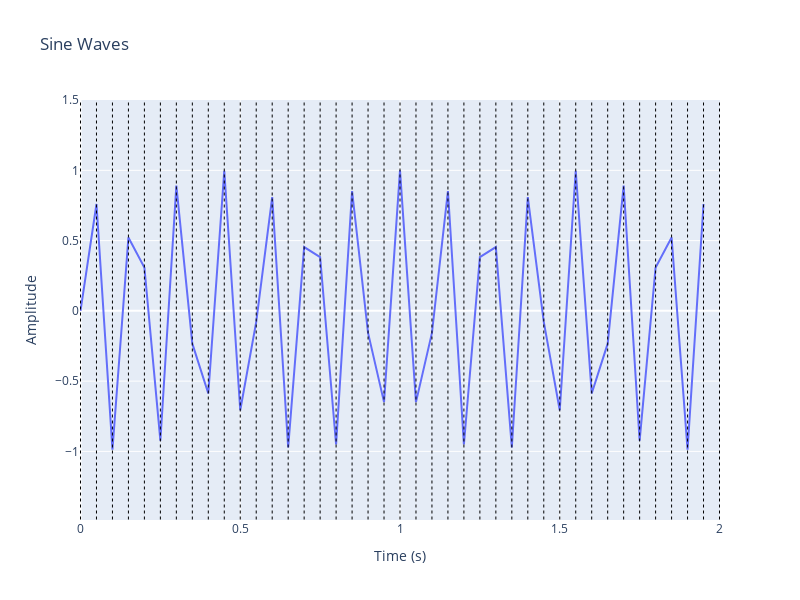
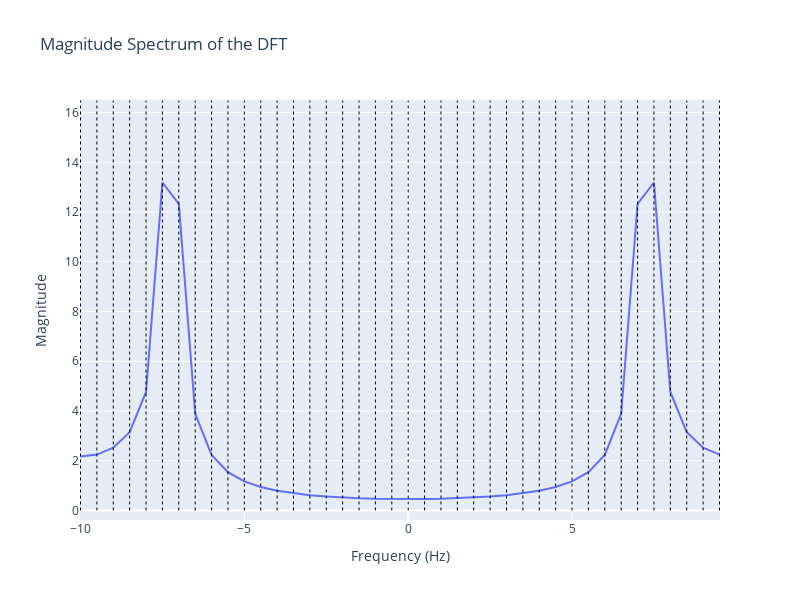
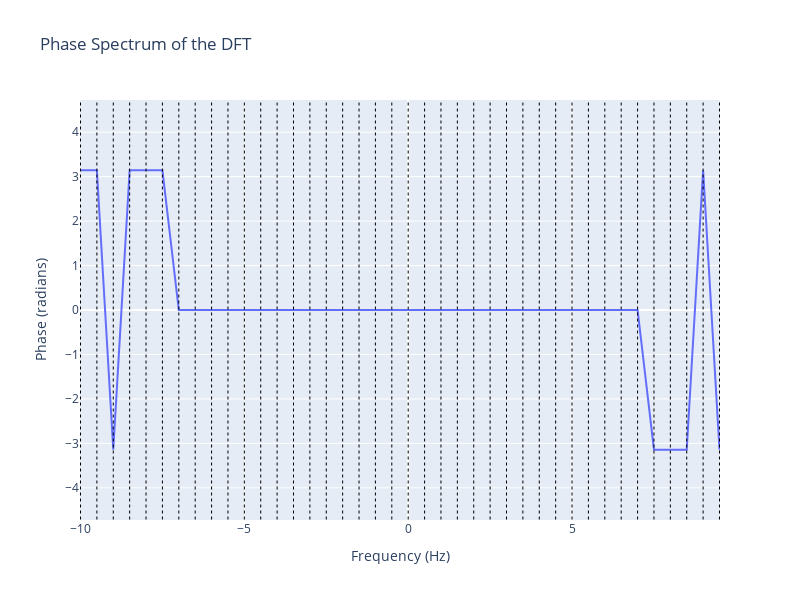

Notebook source saved alongside these figures, in order:
### Markdown cell above
##### In the following code, we visually demonstrate the effect of sampling on the Discrete Fourier Transform (DFT) by using a sine wave as an example. Additionally, users have the option to analyze a second sine wave, or a waveform generated through amplitude modulation (AM), frequency modulation (FM), or the sum of both sine waves, for reference. Dotted lines in the plots represent the time steps or sampling intervals.

1. **Explore the effects of aliasing and oversampling** on the waveform in the time domain and its corresponding DFT in the frequency domain.
2. **Compare the sampling rate (SR) and Nyquist frequency** with the number of available sample points within the DFT to understand their relationships.
3. **Investigate what affects the frequency resolution more** - is it the sampling rate or the total length of the signal?
4. **Observe the amplitude and phase information** captured in the DFT and understand how they correspond to the properties of the original signal.

### Some interesting setups to try:

1. **Observing the Phase Spectrum to Detect Aliasing:**

    ```python
    n = 0.05  # Time step
    t_max = 2.0  # Maximum time
    selected_waveforms = ['sine1', 'sine2']  # Waveforms to show: 'sine1', 'sine2', 'am', 'fm', 'sum'
    amp1, freq1, phase1 = 1.0, 9.0, 0  # Parameters for sine wave 1
    amp2, freq2, phase2 = 1.0, 11.0, np.pi  # Parameters for sine wave 2
    ```
    The Waveform and Magnitude are similar, but the Phase Spectrum shows significant differences. The Phase Spectrum can be used to detect aliasing!

<br>

2. **When the Parameters of Both Sine Waves are Identical:**

    ```python
    n = 0.05  # Time step
    t_max = 2.0  # Maximum time
    selected_waveforms = ['sine1', 'sine2']  # Waveforms to show: 'sine1', 'sine2', 'am', 'fm', 'sum'
    amp1, freq1, phase1 = 1.0, 9.0, 0  # Parameters for sine wave 1
    amp2, freq2, phase2 = 1.0, 9.0, 0  # Parameters for sine wave 2
    ```

    This produces no difference in the waveforms or spectra.
    
3. Sampling resolution too low?
    
    ```python
    n = 0.05  # Time step
    t_max = 2.0  # Maximum time
    selected_waveforms = ['sine1']  # Waveforms to show: 'sine1', 'sine2', 'am', 'fm', 'sum'
    amp1, freq1, phase1 = 1.0, 7.25, 0  # Parameters for sine wave 1
    ```

### Code cell
import numpy as np
from wave_sampling import plot_waveforms

# Define parameters
n = 0.05  # Time step
t_max = 2.0  # Maximum time
selected_waveforms = ['sine1']  # Waveforms to show: 'sine1', 'sine2', 'am', 'fm', 'sum'
amp1, freq1, phase1 = 1.0, 7.25, 0*np.pi/2  # Parameters for sine wave 1
amp2, freq2, phase2 = 1.0, 5.0, 2*np.pi/2  # Parameters for sine wave 2

# Call function with parameters
plot_waveforms(n=n, t_max=t_max, selected_waveforms=selected_waveforms, 
               amp1=amp1, freq1=freq1, phase1=phase1, 
               amp2=amp2, freq2=freq2, phase2=phase2)

### Figure 1 — Plotly figure (JSON) as saved in the notebook; plotly's stock layout.template omitted (floating-point values rounded to 4 significant figures)
{"data": [{"mode": "lines", "name": "sine1", "type": "scatter", "x": [0, 0.05, 0.1, 0.15, 0.2, 0.25, 0.3, 0.35, 0.4, 0.45, 0.5, 0.55, 0.6, 0.65, 0.7, 0.75, 0.8, 0.85, 0.9, 0.95, 1, 1.05, 1.1, 1.15, 1.2, 1.25, 1.3, 1.35, 1.4, 1.45, 1.5, 1.55, 1.6, 1.65, 1.7, 1.75, 1.8, 1.85, 1.9, 1.95], "y": [0, 0.7604, -0.9877, 0.5225, 0.309, -0.9239, 0.891, -0.2334, -0.5878, 0.9969, -0.7071, -0.07846, 0.809, -0.9724, 0.454, 0.3827, -0.9511, 0.8526, -0.1564, -0.6494, 1, -0.6494, -0.1564, 0.8526, -0.9511, 0.3827, 0.454, -0.9724, 0.809, -0.07846, -0.7071, 0.9969, -0.5878, -0.2334, 0.891, -0.9239, 0.309, 0.5225, -0.9877, 0.7604]}], "layout": {"autosize": false, "height": 600, "legend": {"x": 0, "y": 1}, "shapes": [{"line": {"color": "Black", "dash": "dot", "width": 1}, "type": "line", "x0": 0, "x1": 0, "y0": -1.485, "y1": 1.497}, {"line": {"color": "Black", "dash": "dot", "width": 1}, "type": "line", "x0": 0.05, "x1": 0.05, "y0": -1.485, "y1": 1.497}, {"line": {"color": "Black", "dash": "dot", "width": 1}, "type": "line", "x0": 0.1, "x1": 0.1, "y0": -1.485, "y1": 1.497}, {"line": {"color": "Black", "dash": "dot", "width": 1}, "type": "line", "x0": 0.15, "x1": 0.15, "y0": -1.485, "y1": 1.497}, {"line": {"color": "Black", "dash": "dot", "width": 1}, "type": "line", "x0": 0.2, "x1": 0.2, "y0": -1.485, "y1": 1.497}, {"line": {"color": "Black", "dash": "dot", "width": 1}, "type": "line", "x0": 0.25, "x1": 0.25, "y0": -1.485, "y1": 1.497}, {"line": {"color": "Black", "dash": "dot", "width": 1}, "type": "line", "x0": 0.3, "x1": 0.3, "y0": -1.485, "y1": 1.497}, {"line": {"color": "Black", "dash": "dot", "width": 1}, "type": "line", "x0": 0.35, "x1": 0.35, "y0": -1.485, "y1": 1.497}, {"line": {"color": "Black", "dash": "dot", "width": 1}, "type": "line", "x0": 0.4, "x1": 0.4, "y0": -1.485, "y1": 1.497}, {"line": {"color": "Black", "dash": "dot", "width": 1}, "type": "line", "x0": 0.45, "x1": 0.45, "y0": -1.485, "y1": 1.497}, {"line": {"color": "Black", "dash": "dot", "width": 1}, "type": "line", "x0": 0.5, "x1": 0.5, "y0": -1.485, "y1": 1.497}, {"line": {"color": "Black", "dash": "dot", "width": 1}, "type": "line", "x0": 0.55, "x1": 0.55, "y0": -1.485, "y1": 1.497}, {"line": {"color": "Black", "dash": "dot", "width": 1}, "type": "line", "x0": 0.6, "x1": 0.6, "y0": -1.485, "y1": 1.497}, {"line": {"color": "Black", "dash": "dot", "width": 1}, "type": "line", "x0": 0.65, "x1": 0.65, "y0": -1.485, "y1": 1.497}, {"line": {"color": "Black", "dash": "dot", "width": 1}, "type": "line", "x0": 0.7, "x1": 0.7, "y0": -1.485, "y1": 1.497}, {"line": {"color": "Black", "dash": "dot", "width": 1}, "type": "line", "x0": 0.75, "x1": 0.75, "y0": -1.485, "y1": 1.497}, {"line": {"color": "Black", "dash": "dot", "width": 1}, "type": "line", "x0": 0.8, "x1": 0.8, "y0": -1.485, "y1": 1.497}, {"line": {"color": "Black", "dash": "dot", "width": 1}, "type": "line", "x0": 0.85, "x1": 0.85, "y0": -1.485, "y1": 1.497}, {"line": {"color": "Black", "dash": "dot", "width": 1}, "type": "line", "x0": 0.9, "x1": 0.9, "y0": -1.485, "y1": 1.497}, {"line": {"color": "Black", "dash": "dot", "width": 1}, "type": "line", "x0": 0.95, "x1": 0.95, "y0": -1.485, "y1": 1.497}, {"line": {"color": "Black", "dash": "dot", "width": 1}, "type": "line", "x0": 1, "x1": 1, "y0": -1.485, "y1": 1.497}, {"line": {"color": "Black", "dash": "dot", "width": 1}, "type": "line", "x0": 1.05, "x1": 1.05, "y0": -1.485, "y1": 1.497}, {"line": {"color": "Black", "dash": "dot", "width": 1}, "type": "line", "x0": 1.1, "x1": 1.1, "y0": -1.485, "y1": 1.497}, {"line": {"color": "Black", "dash": "dot", "width": 1}, "type": "line", "x0": 1.15, "x1": 1.15, "y0": -1.485, "y1": 1.497}, {"line": {"color": "Black", "dash": "dot", "width": 1}, "type": "line", "x0": 1.2, "x1": 1.2, "y0": -1.485, "y1": 1.497}, {"line": {"color": "Black", "dash": "dot", "width": 1}, "type": "line", "x0": 1.25, "x1": 1.25, "y0": -1.485, "y1": 1.497}, {"line": {"color": "Black", "dash": "dot", "width": 1}, "type": "line", "x0": 1.3, "x1": 1.3, "y0": -1.485, "y1": 1.497}, {"line": {"color": "Black", "dash": "dot", "width": 1}, "type": "line", "x0": 1.35, "x1": 1.35, "y0": -1.485, "y1": 1.497}, {"line": {"color": "Black", "dash": "dot", "width": 1}, "type": "line", "x0": 1.4, "x1": 1.4, "y0": -1.485, "y1": 1.497}, {"line": {"color": "Black", "dash": "dot", "width": 1}, "type": "line", "x0": 1.45, "x1": 1.45, "y0": -1.485, "y1": 1.497}, {"line": {"color": "Black", "dash": "dot", "width": 1}, "type": "line", "x0": 1.5, "x1": 1.5, "y0": -1.485, "y1": 1.497}, {"line": {"color": "Black", "dash": "dot", "width": 1}, "type": "line", "x0": 1.55, "x1": 1.55, "y0": -1.485, "y1": 1.497}, {"line": {"color": "Black", "dash": "dot", "width": 1}, "type": "line", "x0": 1.6, "x1": 1.6, "y0": -1.485, "y1": 1.497}, {"line": {"color": "Black", "dash": "dot", "width": 1}, "type": "line", "x0": 1.65, "x1": 1.65, "y0": -1.485, "y1": 1.497}, {"line": {"color": "Black", "dash": "dot", "width": 1}, "type": "line", "x0": 1.7, "x1": 1.7, "y0": -1.485, "y1": 1.497}, {"line": {"color": "Black", "dash": "dot", "width": 1}, "type": "line", "x0": 1.75, "x1": 1.75, "y0": -1.485, "y1": 1.497}, {"line": {"color": "Black", "dash": "dot", "width": 1}, "type": "line", "x0": 1.8, "x1": 1.8, "y0": -1.485, "y1": 1.497}, {"line": {"color": "Black", "dash": "dot", "width": 1}, "type": "line", "x0": 1.85, "x1": 1.85, "y0": -1.485, "y1": 1.497}, {"line": {"color": "Black", "dash": "dot", "width": 1}, "type": "line", "x0": 1.9, "x1": 1.9, "y0": -1.485, "y1": 1.497}, {"line": {"color": "Black", "dash": "dot", "width": 1}, "type": "line", "x0": 1.95, "x1": 1.95, "y0": -1.485, "y1": 1.497}, {"line": {"color": "Black", "dash": "dot", "width": 1}, "type": "line", "x0": 2, "x1": 2, "y0": -1.485, "y1": 1.497}], "title": {"text": "Sine Waves"}, "width": 800, "xaxis": {"title": {"text": "Time (s)"}}, "yaxis": {"title": {"text": "Amplitude"}}}}

### Figure 2 — Plotly figure (JSON) as saved in the notebook; plotly's stock layout.template omitted (floating-point values rounded to 4 significant figures)
{"data": [{"mode": "lines", "name": "sine1", "type": "scatter", "x": [-10, -9.5, -9, -8.5, -8, -7.5, -7, -6.5, -6, -5.5, -5, -4.5, -4, -3.5, -3, -2.5, -2, -1.5, -1, -0.5, 0, 0.5, 1, 1.5, 2, 2.5, 3, 3.5, 4, 4.5, 5, 5.5, 6, 6.5, 7, 7.5, 8, 8.5, 9, 9.5], "y": [2.169, 2.248, 2.521, 3.148, 4.765, 13.19, 12.33, 3.89, 2.234, 1.542, 1.171, 0.9436, 0.7934, 0.6891, 0.6146, 0.5605, 0.5214, 0.4936, 0.4751, 0.4645, 0.461, 0.4645, 0.4751, 0.4936, 0.5214, 0.5605, 0.6146, 0.6891, 0.7934, 0.9436, 1.171, 1.542, 2.234, 3.89, 12.33, 13.19, 4.765, 3.148, 2.521, 2.248]}], "layout": {"autosize": false, "height": 600, "shapes": [{"line": {"color": "Black", "dash": "dot", "width": 1}, "type": "line", "x0": -10, "x1": -10, "y0": 0, "y1": 16.49}, {"line": {"color": "Black", "dash": "dot", "width": 1}, "type": "line", "x0": -9.5, "x1": -9.5, "y0": 0, "y1": 16.49}, {"line": {"color": "Black", "dash": "dot", "width": 1}, "type": "line", "x0": -9, "x1": -9, "y0": 0, "y1": 16.49}, {"line": {"color": "Black", "dash": "dot", "width": 1}, "type": "line", "x0": -8.5, "x1": -8.5, "y0": 0, "y1": 16.49}, {"line": {"color": "Black", "dash": "dot", "width": 1}, "type": "line", "x0": -8, "x1": -8, "y0": 0, "y1": 16.49}, {"line": {"color": "Black", "dash": "dot", "width": 1}, "type": "line", "x0": -7.5, "x1": -7.5, "y0": 0, "y1": 16.49}, {"line": {"color": "Black", "dash": "dot", "width": 1}, "type": "line", "x0": -7, "x1": -7, "y0": 0, "y1": 16.49}, {"line": {"color": "Black", "dash": "dot", "width": 1}, "type": "line", "x0": -6.5, "x1": -6.5, "y0": 0, "y1": 16.49}, {"line": {"color": "Black", "dash": "dot", "width": 1}, "type": "line", "x0": -6, "x1": -6, "y0": 0, "y1": 16.49}, {"line": {"color": "Black", "dash": "dot", "width": 1}, "type": "line", "x0": -5.5, "x1": -5.5, "y0": 0, "y1": 16.49}, {"line": {"color": "Black", "dash": "dot", "width": 1}, "type": "line", "x0": -5, "x1": -5, "y0": 0, "y1": 16.49}, {"line": {"color": "Black", "dash": "dot", "width": 1}, "type": "line", "x0": -4.5, "x1": -4.5, "y0": 0, "y1": 16.49}, {"line": {"color": "Black", "dash": "dot", "width": 1}, "type": "line", "x0": -4, "x1": -4, "y0": 0, "y1": 16.49}, {"line": {"color": "Black", "dash": "dot", "width": 1}, "type": "line", "x0": -3.5, "x1": -3.5, "y0": 0, "y1": 16.49}, {"line": {"color": "Black", "dash": "dot", "width": 1}, "type": "line", "x0": -3, "x1": -3, "y0": 0, "y1": 16.49}, {"line": {"color": "Black", "dash": "dot", "width": 1}, "type": "line", "x0": -2.5, "x1": -2.5, "y0": 0, "y1": 16.49}, {"line": {"color": "Black", "dash": "dot", "width": 1}, "type": "line", "x0": -2, "x1": -2, "y0": 0, "y1": 16.49}, {"line": {"color": "Black", "dash": "dot", "width": 1}, "type": "line", "x0": -1.5, "x1": -1.5, "y0": 0, "y1": 16.49}, {"line": {"color": "Black", "dash": "dot", "width": 1}, "type": "line", "x0": -1, "x1": -1, "y0": 0, "y1": 16.49}, {"line": {"color": "Black", "dash": "dot", "width": 1}, "type": "line", "x0": -0.5, "x1": -0.5, "y0": 0, "y1": 16.49}, {"line": {"color": "Black", "dash": "dot", "width": 1}, "type": "line", "x0": 0, "x1": 0, "y0": 0, "y1": 16.49}, {"line": {"color": "Black", "dash": "dot", "width": 1}, "type": "line", "x0": 0.5, "x1": 0.5, "y0": 0, "y1": 16.49}, {"line": {"color": "Black", "dash": "dot", "width": 1}, "type": "line", "x0": 1, "x1": 1, "y0": 0, "y1": 16.49}, {"line": {"color": "Black", "dash": "dot", "width": 1}, "type": "line", "x0": 1.5, "x1": 1.5, "y0": 0, "y1": 16.49}, {"line": {"color": "Black", "dash": "dot", "width": 1}, "type": "line", "x0": 2, "x1": 2, "y0": 0, "y1": 16.49}, {"line": {"color": "Black", "dash": "dot", "width": 1}, "type": "line", "x0": 2.5, "x1": 2.5, "y0": 0, "y1": 16.49}, {"line": {"color": "Black", "dash": "dot", "width": 1}, "type": "line", "x0": 3, "x1": 3, "y0": 0, "y1": 16.49}, {"line": {"color": "Black", "dash": "dot", "width": 1}, "type": "line", "x0": 3.5, "x1": 3.5, "y0": 0, "y1": 16.49}, {"line": {"color": "Black", "dash": "dot", "width": 1}, "type": "line", "x0": 4, "x1": 4, "y0": 0, "y1": 16.49}, {"line": {"color": "Black", "dash": "dot", "width": 1}, "type": "line", "x0": 4.5, "x1": 4.5, "y0": 0, "y1": 16.49}, {"line": {"color": "Black", "dash": "dot", "width": 1}, "type": "line", "x0": 5, "x1": 5, "y0": 0, "y1": 16.49}, {"line": {"color": "Black", "dash": "dot", "width": 1}, "type": "line", "x0": 5.5, "x1": 5.5, "y0": 0, "y1": 16.49}, {"line": {"color": "Black", "dash": "dot", "width": 1}, "type": "line", "x0": 6, "x1": 6, "y0": 0, "y1": 16.49}, {"line": {"color": "Black", "dash": "dot", "width": 1}, "type": "line", "x0": 6.5, "x1": 6.5, "y0": 0, "y1": 16.49}, {"line": {"color": "Black", "dash": "dot", "width": 1}, "type": "line", "x0": 7, "x1": 7, "y0": 0, "y1": 16.49}, {"line": {"color": "Black", "dash": "dot", "width": 1}, "type": "line", "x0": 7.5, "x1": 7.5, "y0": 0, "y1": 16.49}, {"line": {"color": "Black", "dash": "dot", "width": 1}, "type": "line", "x0": 8, "x1": 8, "y0": 0, "y1": 16.49}, {"line": {"color": "Black", "dash": "dot", "width": 1}, "type": "line", "x0": 8.5, "x1": 8.5, "y0": 0, "y1": 16.49}, {"line": {"color": "Black", "dash": "dot", "width": 1}, "type": "line", "x0": 9, "x1": 9, "y0": 0, "y1": 16.49}, {"line": {"color": "Black", "dash": "dot", "width": 1}, "type": "line", "x0": 9.5, "x1": 9.5, "y0": 0, "y1": 16.49}], "title": {"text": "Magnitude Spectrum of the DFT"}, "width": 800, "xaxis": {"title": {"text": "Frequency (Hz)"}}, "yaxis": {"title": {"text": "Magnitude"}}}}

### Figure 3 — Plotly figure (JSON) as saved in the notebook; plotly's stock layout.template omitted (floating-point values rounded to 4 significant figures)
{"data": [{"mode": "lines", "name": "sine1", "type": "scatter", "x": [-10, -9.5, -9, -8.5, -8, -7.5, -7, -6.5, -6, -5.5, -5, -4.5, -4, -3.5, -3, -2.5, -2, -1.5, -1, -0.5, 0, 0.5, 1, 1.5, 2, 2.5, 3, 3.5, 4, 4.5, 5, 5.5, 6, 6.5, 7, 7.5, 8, 8.5, 9, 9.5], "y": [3.142, 3.142, -3.142, 3.142, 3.142, 3.142, -2.5e-15, 4.806e-16, -3.586e-15, -7.043e-15, -1.337e-14, 1.596e-14, 1.697e-14, -3.425e-14, -1.586e-14, 2.827e-14, 1.299e-14, -3.132e-14, -3.611e-14, 1.035e-14, 0, -8.605e-15, 3.552e-14, 3.171e-14, -1.288e-14, -2.872e-14, 1.626e-14, 3.351e-14, -1.697e-14, -1.503e-14, 1.372e-14, 6.844e-15, 3.556e-15, -4.579e-16, 2.467e-15, -3.142, -3.142, -3.142, 3.142, -3.142]}], "layout": {"autosize": false, "height": 600, "shapes": [{"line": {"color": "Black", "dash": "dot", "width": 1}, "type": "line", "x0": -10, "x1": -10, "y0": -4.712, "y1": 4.712}, {"line": {"color": "Black", "dash": "dot", "width": 1}, "type": "line", "x0": -9.5, "x1": -9.5, "y0": -4.712, "y1": 4.712}, {"line": {"color": "Black", "dash": "dot", "width": 1}, "type": "line", "x0": -9, "x1": -9, "y0": -4.712, "y1": 4.712}, {"line": {"color": "Black", "dash": "dot", "width": 1}, "type": "line", "x0": -8.5, "x1": -8.5, "y0": -4.712, "y1": 4.712}, {"line": {"color": "Black", "dash": "dot", "width": 1}, "type": "line", "x0": -8, "x1": -8, "y0": -4.712, "y1": 4.712}, {"line": {"color": "Black", "dash": "dot", "width": 1}, "type": "line", "x0": -7.5, "x1": -7.5, "y0": -4.712, "y1": 4.712}, {"line": {"color": "Black", "dash": "dot", "width": 1}, "type": "line", "x0": -7, "x1": -7, "y0": -4.712, "y1": 4.712}, {"line": {"color": "Black", "dash": "dot", "width": 1}, "type": "line", "x0": -6.5, "x1": -6.5, "y0": -4.712, "y1": 4.712}, {"line": {"color": "Black", "dash": "dot", "width": 1}, "type": "line", "x0": -6, "x1": -6, "y0": -4.712, "y1": 4.712}, {"line": {"color": "Black", "dash": "dot", "width": 1}, "type": "line", "x0": -5.5, "x1": -5.5, "y0": -4.712, "y1": 4.712}, {"line": {"color": "Black", "dash": "dot", "width": 1}, "type": "line", "x0": -5, "x1": -5, "y0": -4.712, "y1": 4.712}, {"line": {"color": "Black", "dash": "dot", "width": 1}, "type": "line", "x0": -4.5, "x1": -4.5, "y0": -4.712, "y1": 4.712}, {"line": {"color": "Black", "dash": "dot", "width": 1}, "type": "line", "x0": -4, "x1": -4, "y0": -4.712, "y1": 4.712}, {"line": {"color": "Black", "dash": "dot", "width": 1}, "type": "line", "x0": -3.5, "x1": -3.5, "y0": -4.712, "y1": 4.712}, {"line": {"color": "Black", "dash": "dot", "width": 1}, "type": "line", "x0": -3, "x1": -3, "y0": -4.712, "y1": 4.712}, {"line": {"color": "Black", "dash": "dot", "width": 1}, "type": "line", "x0": -2.5, "x1": -2.5, "y0": -4.712, "y1": 4.712}, {"line": {"color": "Black", "dash": "dot", "width": 1}, "type": "line", "x0": -2, "x1": -2, "y0": -4.712, "y1": 4.712}, {"line": {"color": "Black", "dash": "dot", "width": 1}, "type": "line", "x0": -1.5, "x1": -1.5, "y0": -4.712, "y1": 4.712}, {"line": {"color": "Black", "dash": "dot", "width": 1}, "type": "line", "x0": -1, "x1": -1, "y0": -4.712, "y1": 4.712}, {"line": {"color": "Black", "dash": "dot", "width": 1}, "type": "line", "x0": -0.5, "x1": -0.5, "y0": -4.712, "y1": 4.712}, {"line": {"color": "Black", "dash": "dot", "width": 1}, "type": "line", "x0": 0, "x1": 0, "y0": -4.712, "y1": 4.712}, {"line": {"color": "Black", "dash": "dot", "width": 1}, "type": "line", "x0": 0.5, "x1": 0.5, "y0": -4.712, "y1": 4.712}, {"line": {"color": "Black", "dash": "dot", "width": 1}, "type": "line", "x0": 1, "x1": 1, "y0": -4.712, "y1": 4.712}, {"line": {"color": "Black", "dash": "dot", "width": 1}, "type": "line", "x0": 1.5, "x1": 1.5, "y0": -4.712, "y1": 4.712}, {"line": {"color": "Black", "dash": "dot", "width": 1}, "type": "line", "x0": 2, "x1": 2, "y0": -4.712, "y1": 4.712}, {"line": {"color": "Black", "dash": "dot", "width": 1}, "type": "line", "x0": 2.5, "x1": 2.5, "y0": -4.712, "y1": 4.712}, {"line": {"color": "Black", "dash": "dot", "width": 1}, "type": "line", "x0": 3, "x1": 3, "y0": -4.712, "y1": 4.712}, {"line": {"color": "Black", "dash": "dot", "width": 1}, "type": "line", "x0": 3.5, "x1": 3.5, "y0": -4.712, "y1": 4.712}, {"line": {"color": "Black", "dash": "dot", "width": 1}, "type": "line", "x0": 4, "x1": 4, "y0": -4.712, "y1": 4.712}, {"line": {"color": "Black", "dash": "dot", "width": 1}, "type": "line", "x0": 4.5, "x1": 4.5, "y0": -4.712, "y1": 4.712}, {"line": {"color": "Black", "dash": "dot", "width": 1}, "type": "line", "x0": 5, "x1": 5, "y0": -4.712, "y1": 4.712}, {"line": {"color": "Black", "dash": "dot", "width": 1}, "type": "line", "x0": 5.5, "x1": 5.5, "y0": -4.712, "y1": 4.712}, {"line": {"color": "Black", "dash": "dot", "width": 1}, "type": "line", "x0": 6, "x1": 6, "y0": -4.712, "y1": 4.712}, {"line": {"color": "Black", "dash": "dot", "width": 1}, "type": "line", "x0": 6.5, "x1": 6.5, "y0": -4.712, "y1": 4.712}, {"line": {"color": "Black", "dash": "dot", "width": 1}, "type": "line", "x0": 7, "x1": 7, "y0": -4.712, "y1": 4.712}, {"line": {"color": "Black", "dash": "dot", "width": 1}, "type": "line", "x0": 7.5, "x1": 7.5, "y0": -4.712, "y1": 4.712}, {"line": {"color": "Black", "dash": "dot", "width": 1}, "type": "line", "x0": 8, "x1": 8, "y0": -4.712, "y1": 4.712}, {"line": {"color": "Black", "dash": "dot", "width": 1}, "type": "line", "x0": 8.5, "x1": 8.5, "y0": -4.712, "y1": 4.712}, {"line": {"color": "Black", "dash": "dot", "width": 1}, "type": "line", "x0": 9, "x1": 9, "y0": -4.712, "y1": 4.712}, {"line": {"color": "Black", "dash": "dot", "width": 1}, "type": "line", "x0": 9.5, "x1": 9.5, "y0": -4.712, "y1": 4.712}], "title": {"text": "Phase Spectrum of the DFT"}, "width": 800, "xaxis": {"title": {"text": "Frequency (Hz)"}}, "yaxis": {"title": {"text": "Phase (radians)"}}}}
